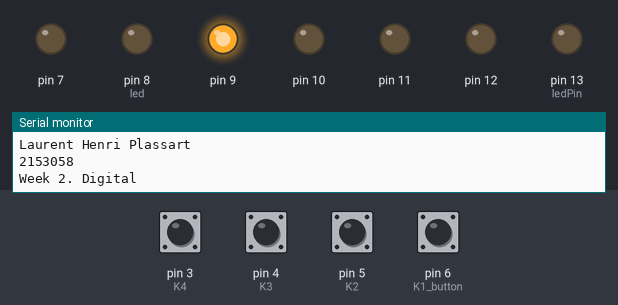
Bench run of a sketch on a simulated Arduino Uno, built with avr-gcc and run on an emulated ATmega328P. Shown: output pins drawn as LEDs (lit = HIGH), the last lines printed to the serial monitor. Inputs (shaded band) come from the test bench; at power-on: pin 3 (K4), pin 4 (K3), pin 5 (K2), pin 6 (K1_button) HIGH.

Above: at 1.2 s.
1.3 s: pin 4 (K3) pulled LOW for 0.15 s
At 4.3 s:
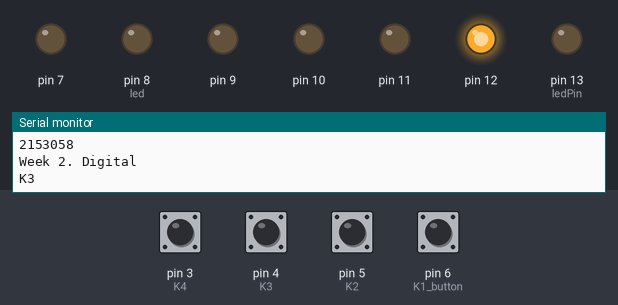
4.4 s: pin 3 (K4) pulled LOW for 1 s
At 5.3 s:
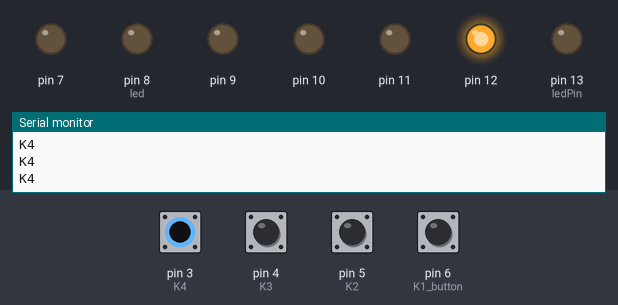
6.9 s: pin 3 (K4) pulled LOW for 0.15 s
At 7.9 s:
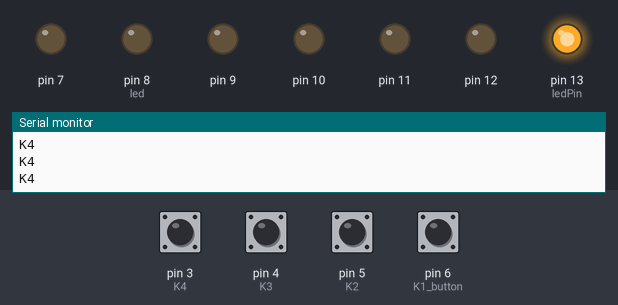
10.0 s: pin 5 (K2) pulled LOW for 0.15 s
At 12.7 s:
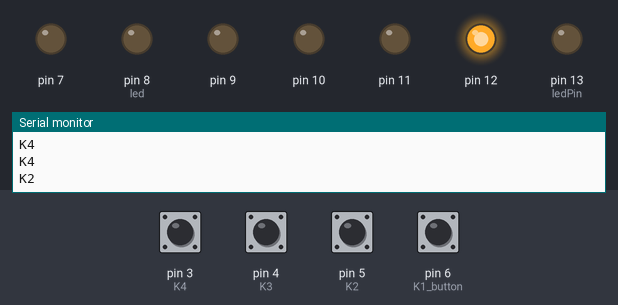
13.1 s: pin 5 (K2) pulled LOW for 1 s
At 16.9 s:
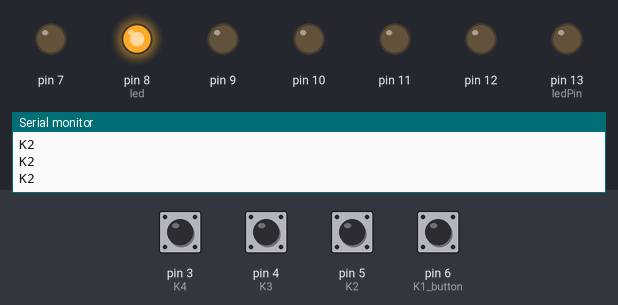
Timing chart, 0 to 18.1 s (numbered marks = the images above; inputs shaded):
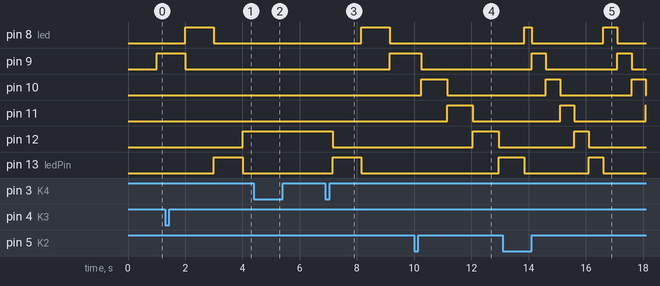

The sketch:

Week2_Plassart.ino
```cpp
// Made by Laurent Henri Plassart, 2153058
// of ESE-1D-e for Microcontrollers 1
// as an Assignment for Week 2 S1,P1

const int ledPin = LED_BUILTIN;  // the number of the LED pin
int ledState = LOW;  // ledState used to set the LED
unsigned long previousMillis = 0;  // store last time LED was updated
long interval = 1000;  // interval at which to blink (milliseconds)
int direction = 1;  // Default direction forward

void setup() {
  Serial.begin(9600);
  Serial.println("Laurent Henri Plassart");
  Serial.println("2153058");
  Serial.println("Week 2. Digital");

  pinMode(ledPin, OUTPUT);
  //set pins for
  // LEDs
  pinMode(13, OUTPUT);
  pinMode(12, OUTPUT);
  pinMode(11, OUTPUT);
  pinMode(10, OUTPUT);
  pinMode(9, OUTPUT);
  pinMode(8, OUTPUT);

  // Buttons
  pinMode(7, OUTPUT);
  pinMode(6, INPUT_PULLUP);  // K1 button
  pinMode(5, INPUT_PULLUP);  // K2
  pinMode(4, INPUT_PULLUP);  // K3
  pinMode(3, INPUT_PULLUP);  // K4
}

int led = 8;

void loop() {
  unsigned long currentMillis = millis();

  // Read button states
  int buttonK1 = digitalRead(6);
  int buttonK2 = digitalRead(5);
  int buttonK3 = digitalRead(4);
  int buttonK4 = digitalRead(3);

  // Button K1 logic that increases interval
  if (buttonK1 == LOW) {
    delay(250);
    Serial.println("K1");

    if (interval < 2500) {
      interval += 100;  // increment interval by 100 ms
    } else {
      interval = 2500;  // max interval 2500 ms
    }
  }

  // Button K2 logic - Decrease interval
  if (buttonK2 == LOW) {
    delay(250);
    Serial.println("K2");

    if (interval > 100) {
      interval -= 100;  // decrement interval by 100 ms
    } else {
      interval = 100;  // min interval 100 ms
    }
  }

  // Button K3 logic that moves LEDs Left to Right, vice versa
  if (buttonK3 == LOW) {
    delay(250);
    Serial.println("K3");
    if (direction == 1) {
      direction = -1;
    }  else {
      direction = 1;
    }
  }

  // Button K4 logic that stops and continue LED
  if (buttonK4 == LOW) {
    delay(250);
    Serial.println("K4");
     if (direction == 1) {
      direction = 0;
    }  else {
      direction = 1;
    }
  }

  // Handle LED blinking based on interval
  if (currentMillis - previousMillis >= interval)
  {
    // save the last time LED was updated
    previousMillis = currentMillis;

    // Turn off current LED
    digitalWrite(led, LOW);

    // Set the next LED based on direction
    led = led + direction;

    // Wrap LED index if necessary
    if (led > 13) {
      led = 8;  // Wrap to the first LED
    } else if (led < 8) {
      led = 13;  // Wrap to the last LED
    }

    // Turn the new LED on
    digitalWrite(led, HIGH);
  }
}
```

Measured:
- after the input at 1.3 s, pin 8 (led): LOW → HIGH after 0.70 s, → LOW 1.0 s later; pin 10: stays LOW (without the input it goes to HIGH after 0.70 s); pin 11: stays LOW (without the input it goes to HIGH after 1.7 s); pin 13 (ledPin): LOW → HIGH after 1.7 s, → LOW 1.0 s later
- after the input at 4.4 s, pin 10: stays LOW (without the input it goes to HIGH after 1.6 s); pin 11: stays LOW (without the input it goes to HIGH after 0.60 s); pin 12: stays HIGH (without the input it goes to LOW after 0.60 s)
- after the input at 6.9 s, pin 8 (led): LOW → HIGH after 1.3 s, → LOW 1.0 s later; pin 9: LOW → HIGH after 2.3 s; pin 12: HIGH → LOW after 0.25 s; pin 13 (ledPin): LOW → HIGH after 0.25 s, → LOW 1.0 s later
- after the input at 10.0 s, pin 12: LOW → HIGH after 2.0 s instead of 2.2 s; pin 13 (ledPin): LOW → HIGH after 2.9 s
- after the input at 13.1 s, pin 12: LOW → HIGH after 2.5 s instead of 4.4 s
